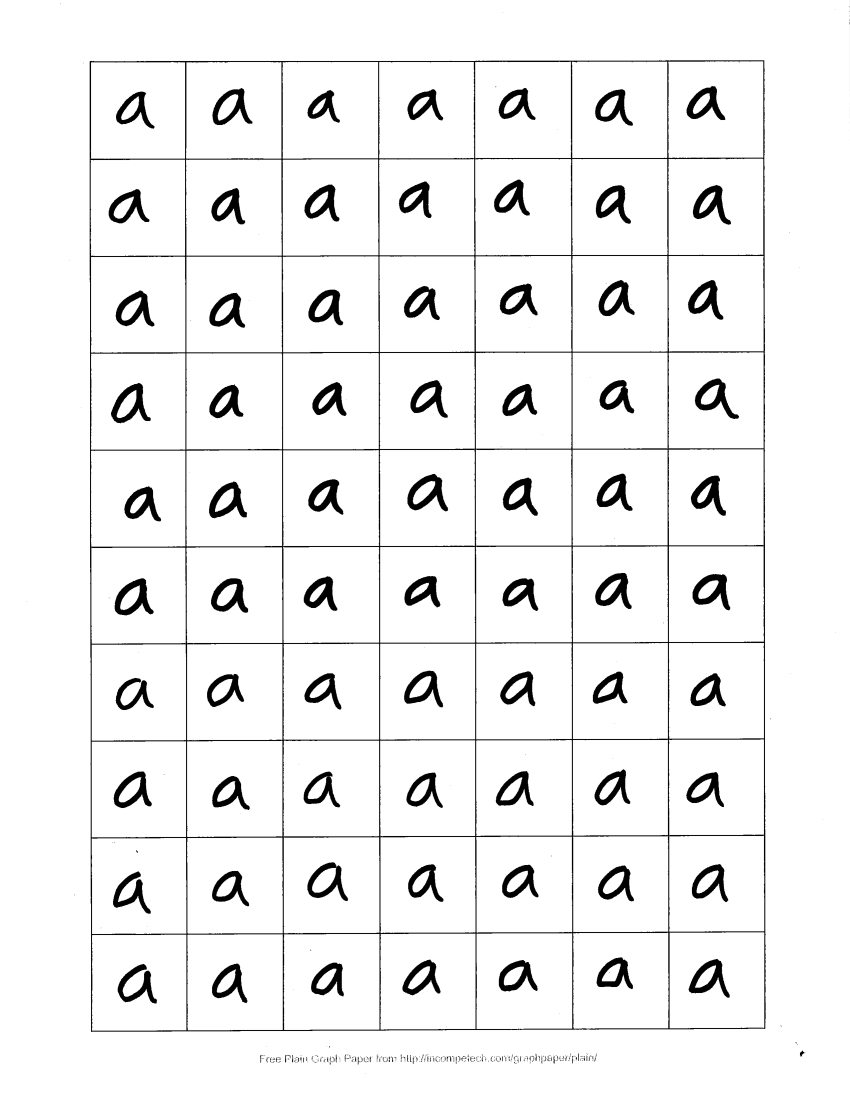
%> input picture data/data-01.png, 1700 x 2200 px (shown at 1/2 size); its folder holds only this picture in this run
$ octave scriptSvm.m   (GNU Octave 9; MATLAB toolbox functions it lacks are replaced by stand-ins)
%> lines starting %> are read from the running program, lines starting %| are printed output that depends on the picture
% Vance Zuo
% STAT 365
% Final Project

%% Load data

% Abbreviation of loadData (for brevity).
% This function divides image into tiles for faster data extraction.
loadDataAbbr = @(im,off,ref) loadData(im, 'rows',10, 'cols',7, ...
                                      'offset',off, 'reference',ref, ...
                                      'checktiles',true);

% Load data from 10 scanned images.
imgData = zeros(70*10, 32*32); % prealloc

offs = [48 48; 49 48; 49 48; 48 48; 48 48; ...
        48 48; 48 48; 48 48; 48 48; 48 48];
refs = [52 40 32 32; 52 39 32 32; 52 40 32 32; 55 43 32 32; 56 44 32 32; ...
        52 44 32 32; 54 44 32 32; 52 40 32 32; 53 41 32 32; 54 40 32 32];
for i=1:10
    filename = sprintf('data/data-%02d.png', i);
    [im, map] = imread(filename);
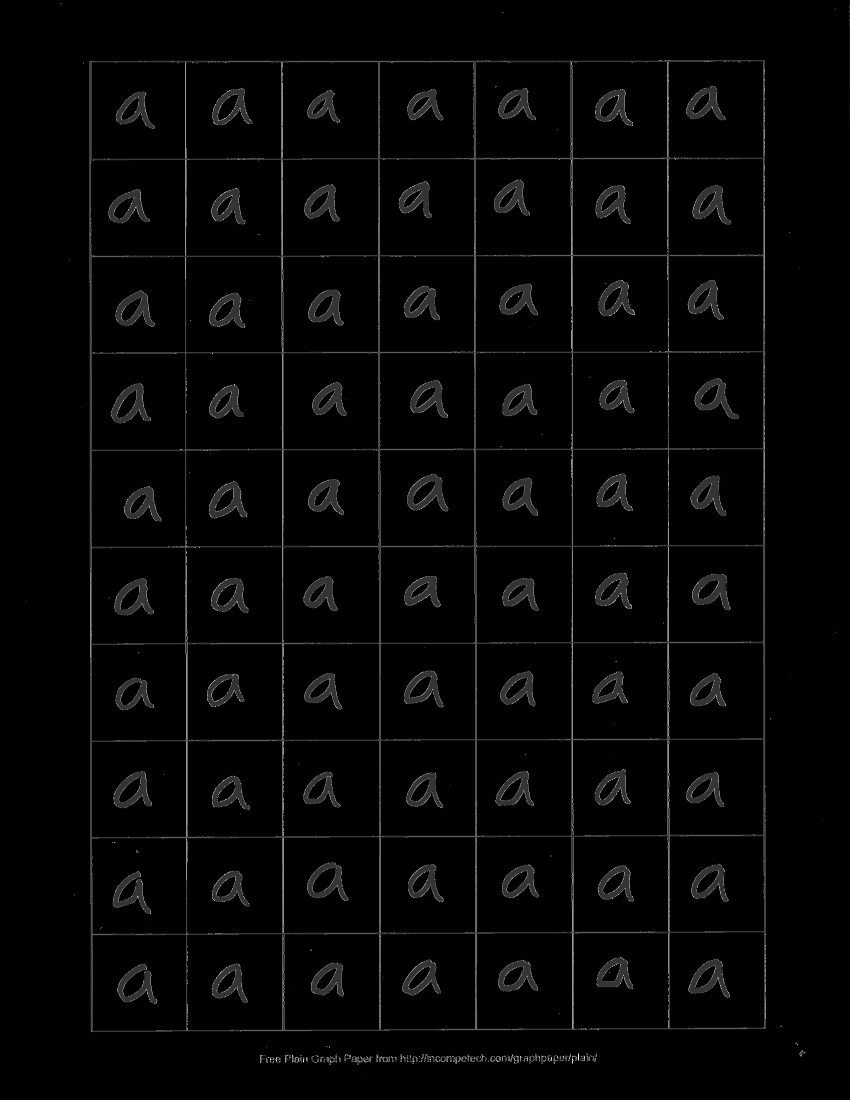
%> im: size 2200x1700 uint8 (shown at 1/2 size); min 0, max 34, mean 0.7; drawn with min black and max white
%> map = 35 rows, first 12: [1 1 1; 0.973 0.973 0.973; 0.133 0.133 0.133; 0.188 0.188 0.188; 0.953 0.953 0.953; 0.329 0.329 0.329; 0.988 0.988 0.988; 0 0 0; 0.0431 0.0431 0.0431; 0.671 0.671 0.671; 0.0157 0.0157 0.0157; 0.0941 0.0941 0.0941]
    im = ind2gray(im, map);
    im = imresize(im, 1/4); % resize so letters fits in 32x32
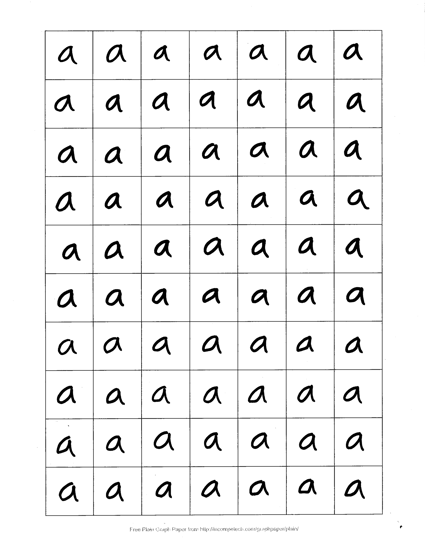
%> im: size 550x425 uint8; min 0, max 255, mean 239.3

    first = 70*(i-1)+1;
    last = 70*i;
%> (the run ends here)
